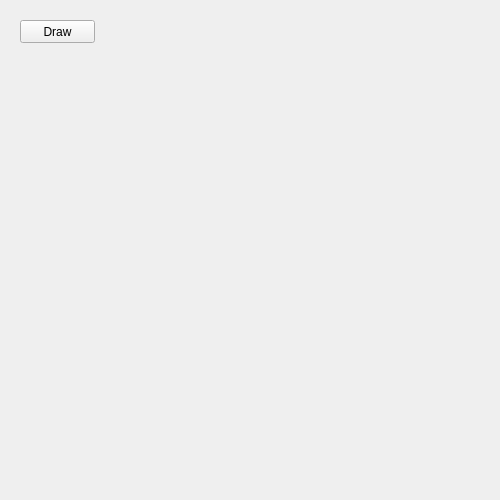
<?xml version="1.0" encoding="UTF-8"?>
<ui version="4.0">
 <class>Form</class>
 <widget class="QWidget" name="Form">
  <property name="geometry">
   <rect>
    <x>0</x>
    <y>0</y>
    <width>500</width>
    <height>500</height>
   </rect>
  </property>
  <property name="windowTitle">
   <string>Form</string>
  </property>
  <widget class="QPushButton" name="draw">
   <property name="geometry">
    <rect>
     <x>20</x>
     <y>20</y>
     <width>75</width>
     <height>23</height>
    </rect>
   </property>
   <property name="text">
    <string>Draw</string>
   </property>
  </widget>
 </widget>
 <resources/>
 <connections/>
</ui>
